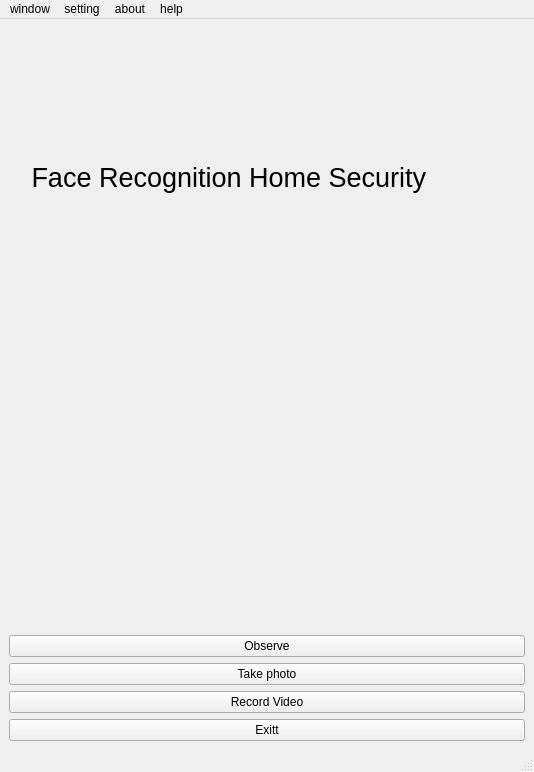
<?xml version="1.0" encoding="UTF-8"?>
<ui version="4.0">
 <class>MainWindow</class>
 <widget class="QMainWindow" name="MainWindow">
  <property name="geometry">
   <rect>
    <x>0</x>
    <y>0</y>
    <width>534</width>
    <height>772</height>
   </rect>
  </property>
  <property name="windowTitle">
   <string>Face_recognition_home_security_system</string>
  </property>
  <widget class="QWidget" name="centralwidget">
   <layout class="QGridLayout" name="gridLayout">
    <item row="3" column="0">
     <widget class="QPushButton" name="photo">
      <property name="text">
       <string>Take photo</string>
      </property>
     </widget>
    </item>
    <item row="4" column="0">
     <widget class="QPushButton" name="video">
      <property name="text">
       <string>Record Video</string>
      </property>
     </widget>
    </item>
    <item row="1" column="0">
     <widget class="QLabel" name="label">
      <property name="text">
       <string/>
      </property>
      <property name="pixmap">
       <pixmap resource="mainresource.qrc">:/mainlogo/logo.png</pixmap>
      </property>
      <property name="scaledContents">
       <bool>true</bool>
      </property>
     </widget>
    </item>
    <item row="5" column="0">
     <widget class="QPushButton" name="exit">
      <property name="text">
       <string>Exitt</string>
      </property>
     </widget>
    </item>
    <item row="2" column="0">
     <widget class="QPushButton" name="observe">
      <property name="text">
       <string>Observe</string>
      </property>
     </widget>
    </item>
    <item row="0" column="0">
     <widget class="QLabel" name="label_2">
      <property name="font">
       <font>
        <pointsize>20</pointsize>
       </font>
      </property>
      <property name="text">
       <string>   Face Recognition Home Security</string>
      </property>
     </widget>
    </item>
   </layout>
  </widget>
  <widget class="QMenuBar" name="menubar">
   <property name="geometry">
    <rect>
     <x>0</x>
     <y>0</y>
     <width>534</width>
     <height>26</height>
    </rect>
   </property>
   <widget class="QMenu" name="menuwindow">
    <property name="title">
     <string>window</string>
    </property>
    <addaction name="actionHome_window"/>
    <addaction name="actionsecurity_window"/>
    <addaction name="actionadmin_window"/>
    <addaction name="actionexit"/>
   </widget>
   <widget class="QMenu" name="menusetting">
    <property name="title">
     <string>setting</string>
    </property>
    <addaction name="actionpassword_change"/>
   </widget>
   <widget class="QMenu" name="menuabout">
    <property name="title">
     <string>about</string>
    </property>
    <addaction name="actionabout_versions"/>
   </widget>
   <widget class="QMenu" name="menuhelp">
    <property name="title">
     <string>help</string>
    </property>
    <addaction name="actionuser_manual"/>
   </widget>
   <addaction name="menuwindow"/>
   <addaction name="menusetting"/>
   <addaction name="menuabout"/>
   <addaction name="menuhelp"/>
  </widget>
  <widget class="QStatusBar" name="statusbar"/>
  <action name="actionHome_window">
   <property name="text">
    <string>Home window</string>
   </property>
   <property name="statusTip">
    <string>open home page</string>
   </property>
   <property name="shortcut">
    <string>Ctrl+M</string>
   </property>
   <property name="shortcutContext">
    <enum>Qt::WindowShortcut</enum>
   </property>
  </action>
  <action name="actionsecurity_window">
   <property name="text">
    <string>security window</string>
   </property>
   <property name="statusTip">
    <string>open security window</string>
   </property>
   <property name="shortcut">
    <string>Ctrl+S</string>
   </property>
  </action>
  <action name="actionadmin_window">
   <property name="text">
    <string>admin window</string>
   </property>
   <property name="statusTip">
    <string>open admin window</string>
   </property>
   <property name="shortcut">
    <string>Ctrl+A</string>
   </property>
  </action>
  <action name="actionexit">
   <property name="text">
    <string>exit</string>
   </property>
   <property name="statusTip">
    <string>do exit</string>
   </property>
   <property name="shortcut">
    <string>Ctrl+E</string>
   </property>
  </action>
  <action name="actionpassword_change">
   <property name="text">
    <string>password change</string>
   </property>
   <property name="statusTip">
    <string>open password change window</string>
   </property>
   <property name="shortcut">
    <string>Ctrl+P</string>
   </property>
  </action>
  <action name="actionabout_versions">
   <property name="text">
    <string>about versions</string>
   </property>
   <property name="statusTip">
    <string>version window</string>
   </property>
   <property name="shortcut">
    <string>Ctrl+V</string>
   </property>
  </action>
  <action name="actionuser_manual">
   <property name="text">
    <string>user manual</string>
   </property>
   <property name="statusTip">
    <string>open user manual</string>
   </property>
   <property name="shortcut">
    <string>Ctrl+U</string>
   </property>
  </action>
 </widget>
 <resources>
  <include location="mainresource.qrc"/>
 </resources>
 <connections/>
</ui>
